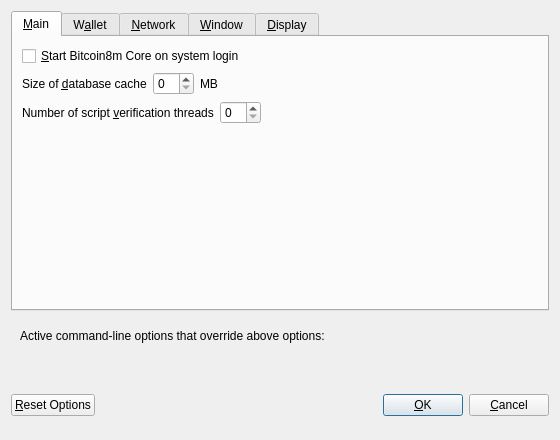
<?xml version="1.0" encoding="UTF-8"?>
<ui version="4.0">
 <class>OptionsDialog</class>
 <widget class="QDialog" name="OptionsDialog">
  <property name="geometry">
   <rect>
    <x>0</x>
    <y>0</y>
    <width>560</width>
    <height>440</height>
   </rect>
  </property>
  <property name="windowTitle">
   <string>Options</string>
  </property>
  <property name="modal">
   <bool>true</bool>
  </property>
  <layout class="QVBoxLayout" name="verticalLayout">
   <item>
    <widget class="QTabWidget" name="tabWidget">
     <property name="currentIndex">
      <number>0</number>
     </property>
     <widget class="QWidget" name="tabMain">
      <attribute name="title">
       <string>&amp;Main</string>
      </attribute>
      <layout class="QVBoxLayout" name="verticalLayout_Main">
       <item>
        <widget class="QCheckBox" name="bitcoin8mAtStartup">
         <property name="toolTip">
          <string>Automatically start Bitcoin8m Core after logging in to the system.</string>
         </property>
         <property name="text">
          <string>&amp;Start Bitcoin8m Core on system login</string>
         </property>
        </widget>
       </item>
       <item>
        <layout class="QHBoxLayout" name="horizontalLayout_2_Main">
         <item>
          <widget class="QLabel" name="databaseCacheLabel">
           <property name="text">
            <string>Size of &amp;database cache</string>
           </property>
           <property name="textFormat">
            <enum>Qt::PlainText</enum>
           </property>
           <property name="buddy">
            <cstring>databaseCache</cstring>
           </property>
          </widget>
         </item>
         <item>
          <widget class="QSpinBox" name="databaseCache"/>
         </item>
         <item>
          <widget class="QLabel" name="databaseCacheUnitLabel">
           <property name="text">
            <string>MB</string>
           </property>
           <property name="textFormat">
            <enum>Qt::PlainText</enum>
           </property>
          </widget>
         </item>
         <item>
          <spacer name="horizontalSpacer_2_Main">
           <property name="orientation">
            <enum>Qt::Horizontal</enum>
           </property>
           <property name="sizeHint" stdset="0">
            <size>
             <width>40</width>
             <height>20</height>
            </size>
           </property>
          </spacer>
         </item>
        </layout>
       </item>
       <item>
        <layout class="QHBoxLayout" name="horizontalLayout_3_Main">
         <item>
          <widget class="QLabel" name="threadsScriptVerifLabel">
           <property name="text">
            <string>Number of script &amp;verification threads</string>
           </property>
           <property name="textFormat">
            <enum>Qt::PlainText</enum>
           </property>
           <property name="buddy">
            <cstring>threadsScriptVerif</cstring>
           </property>
          </widget>
         </item>
         <item>
          <widget class="QSpinBox" name="threadsScriptVerif">
           <property name="toolTip">
            <string>(0 = auto, &lt;0 = leave that many cores free)</string>
           </property>
          </widget>
         </item>
         <item>
          <spacer name="horizontalSpacer_3_Main">
           <property name="orientation">
            <enum>Qt::Horizontal</enum>
           </property>
           <property name="sizeHint" stdset="0">
            <size>
             <width>40</width>
             <height>20</height>
            </size>
           </property>
          </spacer>
         </item>
        </layout>
       </item>
       <item>
        <spacer name="verticalSpacer_Main">
         <property name="orientation">
          <enum>Qt::Vertical</enum>
         </property>
         <property name="sizeHint" stdset="0">
          <size>
           <width>20</width>
           <height>40</height>
          </size>
         </property>
        </spacer>
       </item>
      </layout>
     </widget>
     <widget class="QWidget" name="tabWallet">
      <attribute name="title">
       <string>W&amp;allet</string>
      </attribute>
      <layout class="QVBoxLayout" name="verticalLayout_Wallet">
       <item>
        <widget class="QGroupBox" name="groupBox">
         <property name="title">
          <string>Expert</string>
         </property>
         <layout class="QVBoxLayout" name="verticalLayout_2">
          <item>
           <widget class="QCheckBox" name="coinControlFeatures">
            <property name="toolTip">
             <string>Whether to show coin control features or not.</string>
            </property>
            <property name="text">
             <string>Enable coin &amp;control features</string>
            </property>
           </widget>
          </item>
          <item>
           <widget class="QCheckBox" name="spendZeroConfChange">
            <property name="toolTip">
             <string>If you disable the spending of unconfirmed change, the change from a transaction cannot be used until that transaction has at least one confirmation. This also affects how your balance is computed.</string>
            </property>
            <property name="text">
             <string>&amp;Spend unconfirmed change</string>
            </property>
           </widget>
          </item>
         </layout>
        </widget>
       </item>
       <item>
        <spacer name="verticalSpacer_Wallet">
         <property name="orientation">
          <enum>Qt::Vertical</enum>
         </property>
         <property name="sizeHint" stdset="0">
          <size>
           <width>20</width>
           <height>40</height>
          </size>
         </property>
        </spacer>
       </item>
      </layout>
     </widget>
     <widget class="QWidget" name="tabNetwork">
      <attribute name="title">
       <string>&amp;Network</string>
      </attribute>
      <layout class="QVBoxLayout" name="verticalLayout_Network">
       <item>
        <widget class="QCheckBox" name="mapPortUpnp">
         <property name="toolTip">
          <string>Automatically open the Bitcoin8m client port on the router. This only works when your router supports UPnP and it is enabled.</string>
         </property>
         <property name="text">
          <string>Map port using &amp;UPnP</string>
         </property>
        </widget>
       </item>
       <item>
        <widget class="QCheckBox" name="allowIncoming">
         <property name="toolTip">
          <string>Accept connections from outside</string>
         </property>
         <property name="text">
          <string>Allow incoming connections</string>
         </property>
        </widget>
       </item>
       <item>
        <widget class="QCheckBox" name="connectSocks">
         <property name="toolTip">
          <string>Connect to the Bitcoin8m network through a SOCKS5 proxy.</string>
         </property>
         <property name="text">
          <string>&amp;Connect through SOCKS5 proxy (default proxy):</string>
         </property>
        </widget>
       </item>
       <item>
        <layout class="QHBoxLayout" name="horizontalLayout_1_Network">
         <item>
          <widget class="QLabel" name="proxyIpLabel">
           <property name="text">
            <string>Proxy &amp;IP:</string>
           </property>
           <property name="textFormat">
            <enum>Qt::PlainText</enum>
           </property>
           <property name="buddy">
            <cstring>proxyIp</cstring>
           </property>
          </widget>
         </item>
         <item>
          <widget class="QValidatedLineEdit" name="proxyIp">
           <property name="minimumSize">
            <size>
             <width>140</width>
             <height>0</height>
            </size>
           </property>
           <property name="maximumSize">
            <size>
             <width>140</width>
             <height>16777215</height>
            </size>
           </property>
           <property name="toolTip">
            <string>IP address of the proxy (e.g. IPv4: 127.0.0.1 / IPv6: ::1)</string>
           </property>
          </widget>
         </item>
         <item>
          <widget class="QLabel" name="proxyPortLabel">
           <property name="text">
            <string>&amp;Port:</string>
           </property>
           <property name="textFormat">
            <enum>Qt::PlainText</enum>
           </property>
           <property name="buddy">
            <cstring>proxyPort</cstring>
           </property>
          </widget>
         </item>
         <item>
          <widget class="QLineEdit" name="proxyPort">
           <property name="minimumSize">
            <size>
             <width>55</width>
             <height>0</height>
            </size>
           </property>
           <property name="maximumSize">
            <size>
             <width>55</width>
             <height>16777215</height>
            </size>
           </property>
           <property name="toolTip">
            <string>Port of the proxy (e.g. 9050)</string>
           </property>
          </widget>
         </item>
         <item>
          <spacer name="horizontalSpacer_1_Network">
           <property name="orientation">
            <enum>Qt::Horizontal</enum>
           </property>
           <property name="sizeHint" stdset="0">
            <size>
             <width>40</width>
             <height>20</height>
            </size>
           </property>
          </spacer>
         </item>
        </layout>
       </item>
       <item>
        <layout class="QHBoxLayout" name="horizontalLayout_2_Network">
         <item>
          <widget class="QLabel" name="proxyActiveNets">
           <property name="text">
            <string>Used for reaching peers via:</string>
           </property>
           <property name="textFormat">
            <enum>Qt::PlainText</enum>
           </property>
          </widget>
         </item>
         <item>
          <widget class="QCheckBox" name="proxyReachIPv4">
           <property name="enabled">
            <bool>false</bool>
           </property>
           <property name="toolTip">
            <string>Shows, if the supplied default SOCKS5 proxy is used to reach peers via this network type.</string>
           </property>
           <property name="text">
            <string/>
           </property>
          </widget>
         </item>
         <item>
          <widget class="QLabel" name="proxyReachIPv4Label">
           <property name="text">
            <string>IPv4</string>
           </property>
           <property name="textFormat">
            <enum>Qt::PlainText</enum>
           </property>
          </widget>
         </item>
         <item>
          <widget class="QCheckBox" name="proxyReachIPv6">
           <property name="enabled">
            <bool>false</bool>
           </property>
           <property name="toolTip">
            <string>Shows, if the supplied default SOCKS5 proxy is used to reach peers via this network type.</string>
           </property>
           <property name="text">
            <string/>
           </property>
          </widget>
         </item>
         <item>
          <widget class="QLabel" name="proxyReachIPv6Label">
           <property name="text">
            <string>IPv6</string>
           </property>
           <property name="textFormat">
            <enum>Qt::PlainText</enum>
           </property>
          </widget>
         </item>
         <item>
          <widget class="QCheckBox" name="proxyReachTor">
           <property name="enabled">
            <bool>false</bool>
           </property>
           <property name="toolTip">
            <string>Shows, if the supplied default SOCKS5 proxy is used to reach peers via this network type.</string>
           </property>
           <property name="text">
            <string/>
           </property>
          </widget>
         </item>
         <item>
          <widget class="QLabel" name="proxyReachTorLabel">
           <property name="text">
            <string>Tor</string>
           </property>
           <property name="textFormat">
            <enum>Qt::PlainText</enum>
           </property>
          </widget>
         </item>
         <item>
          <spacer name="horizontalSpacer_2_Network">
           <property name="orientation">
            <enum>Qt::Horizontal</enum>
           </property>
           <property name="sizeHint" stdset="0">
            <size>
             <width>40</width>
             <height>20</height>
            </size>
           </property>
          </spacer>
         </item>
        </layout>
       </item>
       <item>
        <widget class="QCheckBox" name="connectSocksTor">
         <property name="toolTip">
          <string>Connect to the Bitcoin8m network through a separate SOCKS5 proxy for Tor hidden services.</string>
         </property>
         <property name="text">
          <string>Use separate SOCKS5 proxy to reach peers via Tor hidden services:</string>
         </property>
        </widget>
       </item>
       <item>
        <layout class="QHBoxLayout" name="horizontalLayout_3_Network">
         <item>
          <widget class="QLabel" name="proxyIpTorLabel">
           <property name="text">
            <string>Proxy &amp;IP:</string>
           </property>
           <property name="textFormat">
            <enum>Qt::PlainText</enum>
           </property>
           <property name="buddy">
            <cstring>proxyIpTor</cstring>
           </property>
          </widget>
         </item>
         <item>
          <widget class="QValidatedLineEdit" name="proxyIpTor">
           <property name="minimumSize">
            <size>
             <width>140</width>
             <height>0</height>
            </size>
           </property>
           <property name="maximumSize">
            <size>
             <width>140</width>
             <height>16777215</height>
            </size>
           </property>
           <property name="toolTip">
            <string>IP address of the proxy (e.g. IPv4: 127.0.0.1 / IPv6: ::1)</string>
           </property>
          </widget>
         </item>
         <item>
          <widget class="QLabel" name="proxyPortTorLabel">
           <property name="text">
            <string>&amp;Port:</string>
           </property>
           <property name="textFormat">
            <enum>Qt::PlainText</enum>
           </property>
           <property name="buddy">
            <cstring>proxyPortTor</cstring>
           </property>
          </widget>
         </item>
         <item>
          <widget class="QLineEdit" name="proxyPortTor">
           <property name="minimumSize">
            <size>
             <width>55</width>
             <height>0</height>
            </size>
           </property>
           <property name="maximumSize">
            <size>
             <width>55</width>
             <height>16777215</height>
            </size>
           </property>
           <property name="toolTip">
            <string>Port of the proxy (e.g. 9050)</string>
           </property>
          </widget>
         </item>
         <item>
          <spacer name="horizontalSpacer_4_Network">
           <property name="orientation">
            <enum>Qt::Horizontal</enum>
           </property>
           <property name="sizeHint" stdset="0">
            <size>
             <width>40</width>
             <height>20</height>
            </size>
           </property>
          </spacer>
         </item>
        </layout>
       </item>
       <item>
        <spacer name="verticalSpacer_Network">
         <property name="orientation">
          <enum>Qt::Vertical</enum>
         </property>
         <property name="sizeHint" stdset="0">
          <size>
           <width>20</width>
           <height>40</height>
          </size>
         </property>
        </spacer>
       </item>
      </layout>
     </widget>
     <widget class="QWidget" name="tabWindow">
      <attribute name="title">
       <string>&amp;Window</string>
      </attribute>
      <layout class="QVBoxLayout" name="verticalLayout_Window">
       <item>
        <widget class="QCheckBox" name="minimizeToTray">
         <property name="toolTip">
          <string>Show only a tray icon after minimizing the window.</string>
         </property>
         <property name="text">
          <string>&amp;Minimize to the tray instead of the taskbar</string>
         </property>
        </widget>
       </item>
       <item>
        <widget class="QCheckBox" name="minimizeOnClose">
         <property name="toolTip">
          <string>Minimize instead of exit the application when the window is closed. When this option is enabled, the application will be closed only after selecting Exit in the menu.</string>
         </property>
         <property name="text">
          <string>M&amp;inimize on close</string>
         </property>
        </widget>
       </item>
       <item>
        <spacer name="verticalSpacer_Window">
         <property name="orientation">
          <enum>Qt::Vertical</enum>
         </property>
         <property name="sizeHint" stdset="0">
          <size>
           <width>20</width>
           <height>40</height>
          </size>
         </property>
        </spacer>
       </item>
      </layout>
     </widget>
     <widget class="QWidget" name="tabDisplay">
      <attribute name="title">
       <string>&amp;Display</string>
      </attribute>
      <layout class="QVBoxLayout" name="verticalLayout_Display">
       <item>
        <layout class="QHBoxLayout" name="horizontalLayout_1_Display">
         <item>
          <widget class="QLabel" name="langLabel">
           <property name="text">
            <string>User Interface &amp;language:</string>
           </property>
           <property name="textFormat">
            <enum>Qt::PlainText</enum>
           </property>
           <property name="buddy">
            <cstring>lang</cstring>
           </property>
          </widget>
         </item>
         <item>
          <widget class="QValueComboBox" name="lang">
           <property name="toolTip">
            <string>The user interface language can be set here. This setting will take effect after restarting Bitcoin8m Core.</string>
           </property>
          </widget>
         </item>
        </layout>
       </item>
       <item>
        <layout class="QHBoxLayout" name="horizontalLayout_2_Display">
         <item>
          <widget class="QLabel" name="unitLabel">
           <property name="text">
            <string>&amp;Unit to show amounts in:</string>
           </property>
           <property name="textFormat">
            <enum>Qt::PlainText</enum>
           </property>
           <property name="buddy">
            <cstring>unit</cstring>
           </property>
          </widget>
         </item>
         <item>
          <widget class="QValueComboBox" name="unit">
           <property name="toolTip">
            <string>Choose the default subdivision unit to show in the interface and when sending coins.</string>
           </property>
          </widget>
         </item>
        </layout>
       </item>
       <item>
        <layout class="QHBoxLayout" name="horizontalLayout_3_Display">
         <item>
          <widget class="QLabel" name="thirdPartyTxUrlsLabel">
           <property name="toolTip">
            <string>Third party URLs (e.g. a block explorer) that appear in the transactions tab as context menu items. %s in the URL is replaced by transaction hash. Multiple URLs are separated by vertical bar |.</string>
           </property>
           <property name="text">
            <string>Third party transaction URLs</string>
           </property>
           <property name="buddy">
            <cstring>thirdPartyTxUrls</cstring>
           </property>
          </widget>
         </item>
         <item>
          <widget class="QLineEdit" name="thirdPartyTxUrls">
           <property name="toolTip">
            <string>Third party URLs (e.g. a block explorer) that appear in the transactions tab as context menu items. %s in the URL is replaced by transaction hash. Multiple URLs are separated by vertical bar |.</string>
           </property>
          </widget>
         </item>
        </layout>
       </item>
       <item>
        <spacer name="verticalSpacer_Display">
         <property name="orientation">
          <enum>Qt::Vertical</enum>
         </property>
         <property name="sizeHint" stdset="0">
          <size>
           <width>20</width>
           <height>40</height>
          </size>
         </property>
        </spacer>
       </item>
      </layout>
     </widget>
    </widget>
   </item>
   <item>
    <widget class="QFrame" name="frame">
     <layout class="QVBoxLayout" name="verticalLayout_Bottom">
      <item>
       <layout class="QHBoxLayout" name="horizontalLayout_Bottom">
        <item>
         <widget class="QLabel" name="overriddenByCommandLineInfoLabel">
          <property name="text">
           <string>Active command-line options that override above options:</string>
          </property>
          <property name="textFormat">
           <enum>Qt::PlainText</enum>
          </property>
         </widget>
        </item>
        <item>
         <spacer name="horizontalSpacer_Bottom">
          <property name="orientation">
           <enum>Qt::Horizontal</enum>
          </property>
          <property name="sizeHint" stdset="0">
           <size>
            <width>40</width>
            <height>20</height>
           </size>
          </property>
         </spacer>
        </item>
       </layout>
      </item>
      <item>
       <widget class="QLabel" name="overriddenByCommandLineLabel">
        <property name="text">
         <string/>
        </property>
        <property name="textFormat">
         <enum>Qt::PlainText</enum>
        </property>
        <property name="wordWrap">
         <bool>true</bool>
        </property>
       </widget>
      </item>
     </layout>
    </widget>
   </item>
   <item>
    <layout class="QHBoxLayout" name="horizontalLayout_Buttons">
     <item>
      <widget class="QPushButton" name="resetButton">
       <property name="toolTip">
        <string>Reset all client options to default.</string>
       </property>
       <property name="text">
        <string>&amp;Reset Options</string>
       </property>
       <property name="autoDefault">
        <bool>false</bool>
       </property>
      </widget>
     </item>
     <item>
      <spacer name="horizontalSpacer_1">
       <property name="orientation">
        <enum>Qt::Horizontal</enum>
       </property>
       <property name="sizeHint" stdset="0">
        <size>
         <width>40</width>
         <height>48</height>
        </size>
       </property>
      </spacer>
     </item>
     <item>
      <widget class="QLabel" name="statusLabel">
       <property name="minimumSize">
        <size>
         <width>200</width>
         <height>0</height>
        </size>
       </property>
       <property name="font">
        <font>
         <weight>75</weight>
         <bold>true</bold>
        </font>
       </property>
       <property name="text">
        <string/>
       </property>
       <property name="textFormat">
        <enum>Qt::PlainText</enum>
       </property>
       <property name="wordWrap">
        <bool>true</bool>
       </property>
      </widget>
     </item>
     <item>
      <spacer name="horizontalSpacer_2">
       <property name="orientation">
        <enum>Qt::Horizontal</enum>
       </property>
       <property name="sizeHint" stdset="0">
        <size>
         <width>40</width>
         <height>48</height>
        </size>
       </property>
      </spacer>
     </item>
     <item>
      <widget class="QPushButton" name="okButton">
       <property name="text">
        <string>&amp;OK</string>
       </property>
       <property name="autoDefault">
        <bool>false</bool>
       </property>
       <property name="default">
        <bool>true</bool>
       </property>
      </widget>
     </item>
     <item>
      <widget class="QPushButton" name="cancelButton">
       <property name="text">
        <string>&amp;Cancel</string>
       </property>
       <property name="autoDefault">
        <bool>false</bool>
       </property>
      </widget>
     </item>
    </layout>
   </item>
  </layout>
 </widget>
 <customwidgets>
  <customwidget>
   <class>QValidatedLineEdit</class>
   <extends>QLineEdit</extends>
   <header>qvalidatedlineedit.h</header>
  </customwidget>
  <customwidget>
   <class>QValueComboBox</class>
   <extends>QComboBox</extends>
   <header>qvaluecombobox.h</header>
  </customwidget>
 </customwidgets>
 <resources/>
 <connections/>
</ui>
